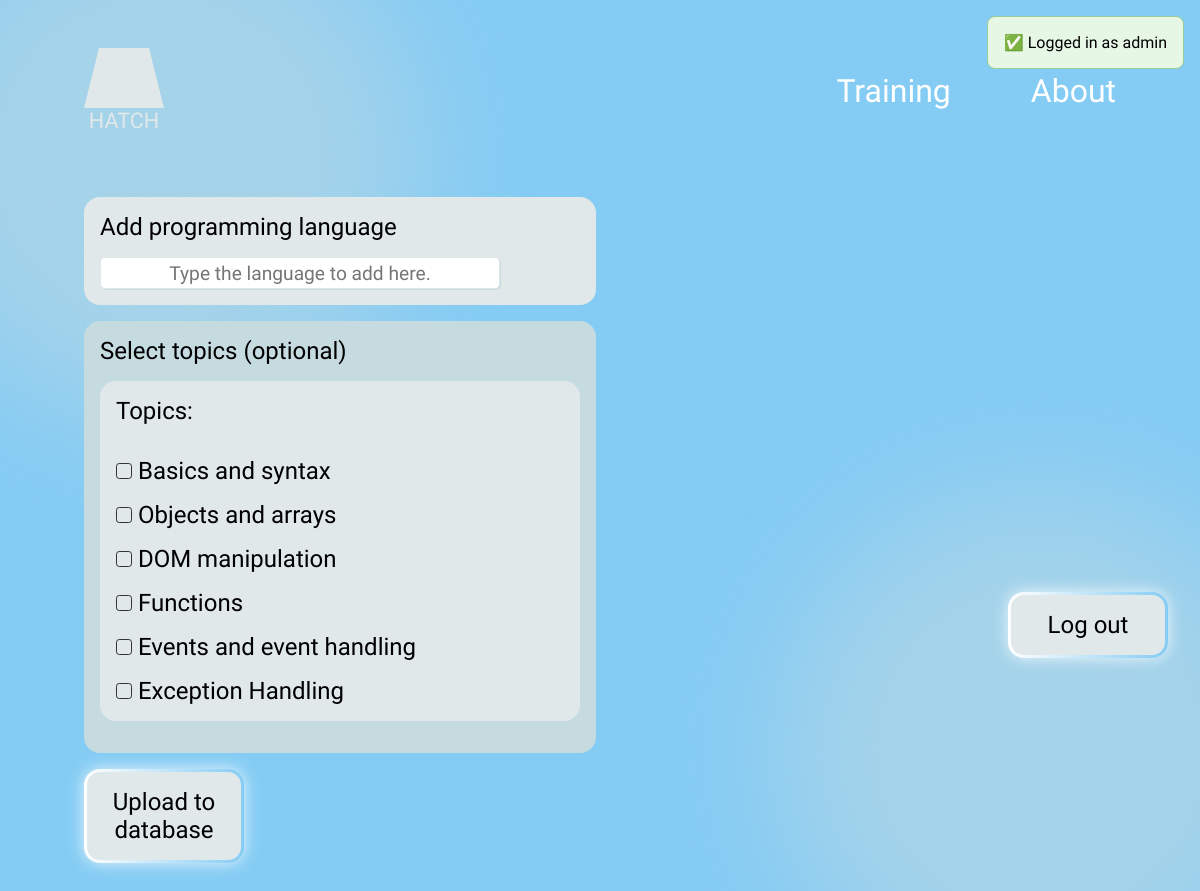
/admin-add-language.php (signed in), run on the app's committed database.
### tables this page shows
CREATE TABLE `topics` (
  `topic_id` int(11) NOT NULL,
  `topic_name` varchar(150) NOT NULL
);

### sql_query.php (called while the page is built, shortened)
<?php
include_once "connection.php";
function get_all_topics()
{
    global $conn;
    $stmt = $conn->prepare("SELECT
                                topic_id, topic_name
                            FROM
                                topics
                            ORDER BY
                                topic_id;");
    $stmt->execute();
    return $stmt->fetchAll(PDO::FETCH_ASSOC);
}
?>

### admin-add-language.php (the view, shortened to what this page needs)
<?php
include "admin-log.php";
include_once "sql_query.php";
?>
<!DOCTYPE html>
<html lang="en">
<head>
    <link rel="stylesheet" href="./css/style.css">
</head>
<body>
    <?php include 'header.php' ?>
    <?php include 'admin-banner.php' ?>
    <form method="post">
        <section class="root-content">
            <div class="admin-add-content">
                <label class="admin-add-content-label" for="add-language">Add programming language</label>
                <input class="admin-add-content-input-field" type="text" id="add-language" name="add-language" placeholder="Type the language to add here." required>
            </div>
            <div class="admin-add-content-checkbox-selection-content">
                <label for="admin-add-content-checkbox-selection-content">Select topics (optional)</label>
                <div class="admin-add-content-checkbox-selection">
                    <label for="admin-add-content-checkbox-selection-list">Topics:</label>
                    <ul>
                        <?php
                        $topics = get_all_topics();
                        foreach ($topics as $topic) : ?>
                            <li>
                                <input class='checkbox' type='checkbox'
                                    id="topic<?= ($topic['topic_id']) ?>"
                                    name="topic[]"
                                    value="<?= ($topic['topic_id']) ?>">
                                <label for="topic<?= ($topic['topic_id']) ?>">
                                    <?= ($topic['topic_name']) ?>
                                </label>
                            </li>
                        <?php endforeach; ?>
                    </ul>
                </div>
            </div>
        </section>
        <button type="submit" class="upload-to-database-button">Upload to database</button>
    </form>
</body>
</html>

### css/style.css (style rules this page uses)
:root { --bcg-main-color: #85ccf4; --brand-color: #e1e8e9; --brand-secondary-color: #c5dbe0; --btn-color: #f0f8ff; --hover-color: #2f3d3e; --dark-color: #000000; --highlight-color: #ffffff; --code-font: "Source Sans 3", sans-serif; }
* { padding: 0; margin: 0; }
body { min-height: 100vh; padding: 3rem calc(100% * 0.07); font-family: "Nunito Sans", sans-serif; font-optical-sizing: auto; font-style: normal; font-weight: 100; background-color: var(--bcg-main-color); background-image: url("../images/whiteblur-stain.png"), url("../images/whiteblur-stain.png"); background-size: 800px, 800px; background-repeat: no-repeat, no-repeat; background-position: -15rem -15rem, calc(100% + 15rem) calc(100% + 15rem); }
li, a, ul { list-style: none; text-decoration: none; }
.root-content { text-align: center; padding-top: 2rem; font-weight: 100; font-size: 4rem; }
.start-button, .upload-to-database-button, .login-button { transition: 0.5s; text-align: center; color: var(--dark-color); background-color: var(--btn-color); padding: 1rem; border-radius: 1rem; width: 10rem; font-family: "Nunito Sans", sans-serif; font-size: x-large; font-weight: 100; box-shadow: 0 0 1rem rgba(255, 255, 255, 0.8); border: 0.2rem solid transparent; background-image: linear-gradient(var(--brand-color), var(--brand-color)), linear-gradient( 90deg, var(--highlight-color), var(--bcg-main-color), var(--highlight-color) ); background-origin: border-box; background-clip: padding-box, border-box; background-size: 200%; animation: snakeBorder 3s linear infinite; cursor: pointer; }
input[type=text] { padding: 0.1rem 0.4rem; text-align: center; font-size: 1.2rem; font-family: "Nunito Sans", sans-serif; border-radius: 5px; border: 1px solid var(--brand-color); cursor: pointer; box-shadow: 1px 1px var(--brand-secondary-color); transition: 0.5s; animation: snakeBorder 3s linear infinite; }
.admin-add-content-checkbox-selection { display: flex; flex-direction: column; align-items: flex-start; gap: 1rem; margin-bottom: 1rem; background-color: var(--brand-color); padding: 1rem; border-radius: 1rem; width: 75rem; }
.admin-add-content-checkbox-selection ul { display: flex; flex-direction: column; align-items: start; gap: 1rem; }
.admin-add-content-label, .admin-add-content-checkbox-selection-content { font-size: 1.5rem; width: 30rem; text-align: start; }
.admin-add-content-checkbox-selection { width: 28rem; }
.admin-add-content-checkbox-selection-content { display: flex; flex-direction: column; align-items: flex-start; background-color: var(--brand-secondary-color); padding: 1rem; border-radius: 1rem; margin-bottom: 1rem; }
.admin-add-content-checkbox-selection-content label { margin-bottom: 1rem; }
.admin-add-content { display: flex; flex-direction: column; align-items: flex-start; gap: 1rem; margin-bottom: 1rem; background-color: var(--brand-color); padding: 1rem; border-radius: 1rem; width: 30rem; }
.admin-add-content-input-field { border-radius: 0.5rem; padding: 0.5rem; width: 25rem; height: 2rem; }
.checkbox { appearance: none; width: 1rem; height: 1rem; border: 0.1rem solid #333; border-radius: 0.2rem; position: relative; }

### data on the page
topics: topic_name "Basics and syntax"
topics: topic_name "Objects and arrays"
topics: topic_name "DOM manipulation"
topics: topic_name "Functions"
topics: topic_name "Events and event handling"
topics: topic_name "Exception Handling"
